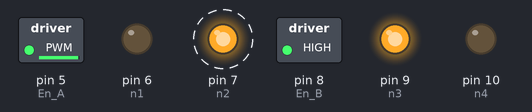
Bench run of a sketch on a simulated Arduino Uno, built with avr-gcc and run on an emulated ATmega328P. Parts: switched loads named in the sketch (green lamp = pin HIGH), output pins drawn as LEDs (lit = HIGH). Dashed ring = blinking.

Above: at 0.4 s.
Timing chart, 0 to 3.2 s (numbered marks = the images above):
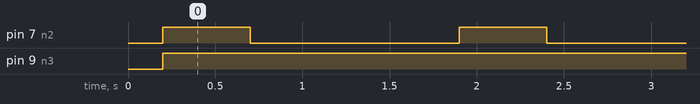

The sketch:

dcm.ino
```cpp
#include <Servo.h>


int En_A = 5;  //speed motor a
int n1 = 6; //motor a = +
int n2 = 7; //motor a = -

int n3 = 9; //motor b = -
int n4 = 10; //motor b = +
int En_B = 8;  //speed motor b

//const int trigPin = 11;
//const int echoPin = 12;


void setup() {

  //pinMode(sensor, INPUT);
  pinMode(n3, OUTPUT);
  pinMode(n4, OUTPUT);
  pinMode(n1, OUTPUT);
  pinMode(n2, OUTPUT);
  pinMode(En_B, OUTPUT);
  pinMode(En_A, OUTPUT);

  //pinMode(trigPin, OUTPUT); // Sets the trigPin as an Output
  //pinMode(echoPin, INPUT); // Sets the echoPin as an Input


  analogWrite(En_A, 250);
  analogWrite(En_B, 250);

  delay(200);

  Serial.begin(9600);
}

void loop() {
  forward();
  delay(500);

  turnRight();


  delay(1200);

}

void forward() {
  digitalWrite(n1, LOW);
  digitalWrite(n2, HIGH);
  digitalWrite(n3, HIGH);
  digitalWrite(n4, LOW);
  //delay(100);
}

void back() {
  digitalWrite(n1, HIGH);
  digitalWrite(n2, LOW);
  digitalWrite(n3, LOW);
  digitalWrite(n4, HIGH);
  //delay(2000);
}


void turnRight() {
  digitalWrite(n1, LOW);
  digitalWrite(n2, LOW);
  digitalWrite(n3, HIGH);
  digitalWrite(n4, LOW);
  // delay(70);
}

void turnLeft() {
  digitalWrite(n1, LOW);
  digitalWrite(n2, HIGH);
  digitalWrite(n3, LOW);
  digitalWrite(n4, LOW);
  //delay(70);
}

void stopp() {
  digitalWrite(n1, LOW);
  digitalWrite(n2, LOW);
  digitalWrite(n3, LOW);
  digitalWrite(n4, LOW);
  delay(100);
}
```

Measured:
- by itself, pin 7 (n2): alternates HIGH for 0.50 s and LOW for 1.2 s
- by itself, pin 9 (n3): LOW → HIGH at 0.20 s
